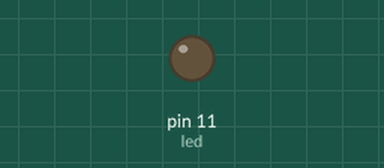
Recording of a sketch running on a simulated Arduino Uno, built with avr-gcc and run on an emulated ATmega328P. On the bench: output pins drawn as LEDs (lit = HIGH). What the sketch prints to the serial monitor is not drawn.

Above: at 0.15 s.
At 1.79 s:
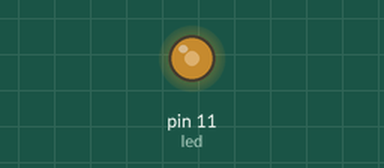
Timing chart, 0 to 3.8 s (numbered marks = the images above):
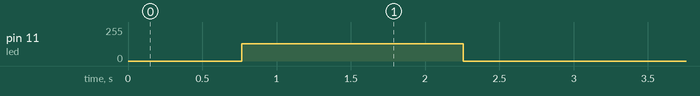

The sketch:

audio_player.ino
```cpp
#include <avr/interrupt.h>
#include <avr/io.h>
#include <avr/pgmspace.h>

#define SAMPLE_RATE 8000
#define SPEAKER_PIN 11;

#include "sounddata.h"

volatile uint16_t smp_pos;
uint8_t last_sample;

void startPlayback() {
  DDRB |= (1<<DDB3); // Setup 13th (led) pin for output

  // Setup timer2 to do PWM on pin 11 (OCR2A)

  // Use internal clock (disable async on timer2) (datasheet p.133)
  ASSR &= ~((1<<EXCLK) | (1<<AS2));

  // Set fast PWM mode  (p.130)
  TCCR2A |= (1<<WGM21) | (1<<WGM20);
  TCCR2B &= ~(1<<WGM22);

  // Do non-inverting PWM on pin OC2A (p.128)
  TCCR2A = (TCCR2A | (1<<COM2A1)) & ~(1<<COM2A0);
  TCCR2A &= ~((1<<COM2B1) | (1<<COM2B0));

  // No prescaler (p.158)
  TCCR2B = (TCCR2B & ~((1<<CS22) | (1<<CS21))) | (1<<CS20);

  // Set initial pulse width to the first sample.
  OCR2A = pgm_read_byte(&sounddata_data[0]);


  // Set up Timer 1 to send a sample every interrupt.

  cli();

  // Set CTC mode (Clear Timer on Compare Match) (p.110)
  TCCR1B = (TCCR1B & ~(1<<WGM13)) | (1<<WGM12);
  TCCR1A &= ~((1<<WGM11) | (1<<WGM10));

  // No prescaler (p.110)
  TCCR1B = (TCCR1B & ~((1<<CS12) | (1<<CS11))) | (1<<CS10);

  // Set the 16-bit compare register (OCR1A).
  OCR1A = F_CPU / SAMPLE_RATE;    // 16000000 / 8000 = 2000

  // Enable interrupt when TCNT1 == OCR1A (p.112)
  TIMSK1 |= (1<<OCIE1A);

  last_sample = pgm_read_byte(&sounddata_data[sounddata_length-1]);

  sei();
}

void stopPlayback()
{
  // Disable playback per-sample interrupt.
  TIMSK1 &= ~(1<<OCIE1A);

  // Disable the per-sample timer completely.
  TCCR1B &= ~(1<<CS10);

  // Disable the PWM timer.
  TCCR2B &= ~(1<<CS20);

  PORTB |= (1<<PB3);

  Serial.println("End");
}

void setup() {
  startPlayback();
  Serial.begin(9600);

  Serial.println("Start");
}

// This is called at 8000 Hz to load the next sample.
ISR(TIMER1_COMPA_vect) {
  if (smp_pos < sounddata_length) {
    OCR2A = pgm_read_byte(&sounddata_data[smp_pos]);
  }
  else {
    if (smp_pos == sounddata_length + last_sample)
      stopPlayback();
    else
      OCR2A = sounddata_length + last_sample - smp_pos;
  }

  ++smp_pos;
}

void loop() {
}
```

Source omitted: sounddata.h (data table, 110552 bytes)

Measured:
- by itself, pin 11 (led): 0/255 → 128/255 at 0.76 s, → 0/255 1.5 s later
